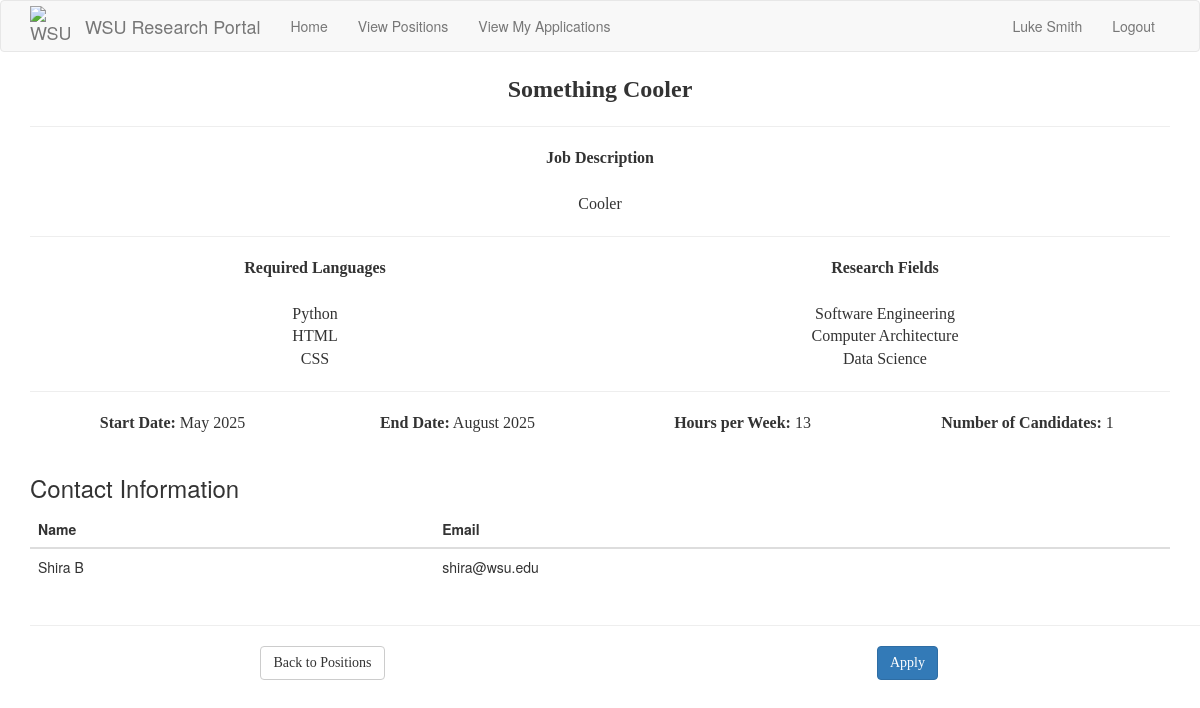
/positions/5 (signed in), run on the app's committed database.
### src/Model/models.py (models this page shows, shortened)
class User(db.Model, UserMixin):
    __tablename__ = 'user'
    id = db.Column(db.Integer, primary_key=True)
    password_hash = db.Column(db.String(128))
    firstname = db.Column(db.String(100))
    lastname = db.Column(db.String(100))
    wsu_id = db.Column(db.String(15), unique = True)
    email = db.Column(db.String(120),unique = True, index = True)
    phone = db.Column(db.String(11),unique = True)
    user_type = db.Column(db.String(50))
    __mapper_args__ = {
        'polymorphic_identity': 'User',
        'polymorphic_on': user_type
    }

class Position(db.Model):
    id = db.Column(db.Integer, primary_key=True)
    title = db.Column(db.String(32), unique=True)
    description = db.Column(db.String(256))
    accepting_applications = db.Column(db.Boolean)
    start_date = db.Column(db.String(256))
    end_date = db.Column(db.String(256))
    work_load = db.Column(db.Integer) # Time commitment.
    languages = db.relationship(
        'Language',
        secondary = positionLanguages,
        primaryjoin = (positionLanguages.c.position_id == id),
        lazy='dynamic',
        overlaps='languages'
    )
    research_fields = db.relationship(
        'Interest',
        secondary=positionInterests,
        primaryjoin=(positionInterests.c.position_id == id),
        lazy='dynamic',
        overlaps='interests'
    )
    candidates = db.Column(db.Integer) # Stores the ID's of the current candidates for the position.
    applications = db.relationship('Application', backref='position') # A position has multiple applications associated to it.
    professor_id = db.Column(db.Integer, db.ForeignKey('professor.id')) # Every position has one professor associated to it.

class Language(db.Model):
    id = db.Column(db.Integer, primary_key=True)
    name = db.Column(db.String(12))
    studentLanguages = db.relationship(
        'Student',
        secondary=studentLanguages,
        primaryjoin=(studentLanguages.c.language_id == id),
        lazy='dynamic',
        overlaps='languages'
    )
    positionLanguages = db.relationship(
        'Position',
        secondary = positionLanguages,
        primaryjoin = (positionLanguages.c.language_id == id),
        lazy = 'dynamic',
        overlaps='languages'
    )

class Interest(db.Model):
    id = db.Column(db.Integer, primary_key=True)
    name = db.Column(db.String(100))
    studentInterests = db.relationship(
        'Student',
        secondary=studentInterests,
        primaryjoin=(studentInterests.c.interest_id == id),
        lazy='dynamic',
        overlaps='interests'
    )
    positionInterests = db.relationship(
        'Position',
        secondary = positionInterests,
        primaryjoin = (positionInterests.c.interest_id == id),
        lazy = 'dynamic',
        overlaps = 'interests'
    )

### src/Controller/position_routes.py (the view)
@routes.route("/positions/<position_id>")
def positions_by_id(position_id):
    position = Position.query.filter_by(id=position_id).first()
    professor = Professor.query.filter_by(id=position.professor_id).first()
    if position is None:
        return render_template("errors/404.html"), 404
    if (current_user.is_anonymous) or ((current_user.user_type == "Professor") and (current_user.id != position.professor_id)):
        return render_template("errors/403.html"), 403
    return render_template("Position Pages/position_page.html", position=position, professor=professor)

### app.py (called while the page is built)
@app.context_processor
def inject_request():
    return dict(request=request)

@app.before_request
def initBD(*args, **kwargs):
    if app.got_first_request:
        db.create_all()
        if Language.query.count() == 0:
            languages = ['Java','C', 'Python', 'C++', 'JavaScript', 'HTML', 'CSS']
            for t in languages:
                db.session.add(Language(name=t))
        db.session.commit()
        if Interest.query.count() == 0:
            interests = ['Software Engineering', 'Artificial intelligence', 'Cyber Security', 'Machine Learning', 'Computer Architecture', 'Data Science']
            for t in interests:
                db.session.add(Interest(name=t))
        db.session.commit()

### src/Model/models.py (called while the page is built)
@login.user_loader
def load_user(id):
    return User.query.get(int(id))

### src/View/templates/Position Pages/position_page.html (shortened to what this page needs)
{% extends "base.html" %}
{% block app_content %}
<link rel="stylesheet" href="{{ url_for('static', filename='classes.css') }}">
<div class="container-fluid">
    <div class="row">
        <div class="col-md-12 title-text">
            <strong>{{ position.title }}</strong>
        </div>
    </div>
    <div class="row">
        <hr>
        <div class="col-md-12 description-text">
            <strong>Job Description</strong> <br><br>
            {{ position.description }}
        </div>
    </div>
    <div class="row">
        <hr>
        <div class="col-md-6 description-text">
            <strong>Required Languages</strong><br><br>
            {% for language in position.languages %}
                {{ language.name }}<br>
            {% endfor %}
        </div>
        <div class="col-md-6 description-text">
            <strong>Research Fields</strong> <br> <br>
            {% for research_field in position.research_fields %}
                {{ research_field.name }}<br>
            {% endfor %}
        </div>
    </div>
    <div class="row">
        <hr>
        <div class="col-md-3 description-text">
            <strong>Start Date:</strong> {{ position.start_date }}
        </div>
        <div class="col-md-3 description-text">
            <strong>End Date:</strong> {{ position.end_date }}
        </div>
        <div class="col-md-3 description-text">
            <strong>Hours per Week:</strong> {{ position.work_load }}
        </div>
        <div class="col-md-3 description-text">
            <strong>Number of Candidates:</strong> {{ position.candidates }}
        </div>
    </div>
</div>
<br>
{% if current_user.user_type == "Student" %}
<h3>Contact Information</h3>
<table class="table">
    <thead>
        <tr>
            <th>Name</th>
            <th>Email</th>
        </tr>
    </thead>
    <tbody>
        <tr>
            <td>{{ professor.firstname }} {{ professor.lastname }}</td>
            <td>{{ professor.email }}</td>
        </tr>
    </tbody>
</table>
{% endif %}
<div class="container">
    <div class="row">
        <hr>
        <div class="col-md-6 description-text">
            <a href="{{ url_for('positions.positions') }}" class="btn btn-default text-center">Back to Positions</a>
        </div>
        {% if position.accepting_applications %}
            {% if current_user.user_type == "Student" %}
            <div class="col-md-6 description-text">
                <a href="{{ url_for('positions.positions_by_id_apply', position_id=position.id) }}" class="btn btn-primary text-center">Apply</a>
            </div>
            {% elif current_user.user_type == "Professor"%}
            <div class="cold-md-6 description-text">
                <a href="{{ url_for('positions.positions_by_id_applicants', position_id=position.id) }}" class="btn btn-primary text-center">View Applicants</a>
            </div>
            {% endif %}
        {% endif %}
    </div>
</div>
{% endblock %}

### src/View/templates/_navbar.html (shortened to what this page needs)
{% block navbar %}
    <nav class="navbar navbar-default">
        <div class="container">
            <div class="navbar-header">
                <a class="navbar-brand" href="{{ url_for('routes.index') }}" style="display: flex; align-items: center;">
                    <img src="{{ url_for('static', filename='wsu-logo.png') }}" alt="WSU Cougarhead" style="width: 40px; height: 40px">
                    <span style="margin-left: 15px;">WSU Research Portal</span>
                </a>
            </div>
            <div class="collapse navbar-collapse" id="bs-example-navbar-collapse-1">
                <ul class="nav navbar-nav">
                        <li {% if request.path == url_for('routes.index') %}class="active"{% endif %}>
                            <a href="{{ url_for('routes.index') }}">Home</a>
                        </li>
                    {% if current_user.user_type == "Professor" %}
                        <li {% if request.path == url_for('positions.positions') %}class="active"{% endif %}>
                            <a href="{{ url_for('positions.positions') }}">View My Positions</a>
                        </li>
                        <li {% if request.path == url_for('positions.create_position') %}class="active"{% endif %}>
                            <a href="{{ url_for('positions.create_position') }}">Create Position</a>
                        </li>
                    {% elif current_user.user_type == "Student" %}
                        <li {% if request.path == url_for('positions.positions') %}class="active"{% endif %}>
                            <a href="{{ url_for('positions.positions') }}">View Positions</a>
                        </li>
                        <li {% if request.path == url_for('routes.my_applications') %}class="active"{% endif %}>
                            <a href="{{ url_for('routes.my_applications') }}">View My Applications</a>
                        </li>
                    {% endif %}
                </ul>
                <ul class="nav navbar-nav navbar-right">
                    {% if current_user.is_anonymous %}
                    <li><a href="{{ url_for('auth.login') }}">Login</a></li>
                    {% else %}
                    <li {% if request.path == url_for('routes.display_profile') %}class="active"{% endif %}>
                        <a href="{{ url_for('routes.display_profile') }}">{{ current_user.firstname }} {{ current_user.lastname }}</a></li>
                    <li><a href="{{ url_for('auth.logout') }}">Logout</a></li>
                    {% endif %}
                </ul>
            </div>
        </div>
    </nav>
{% endblock %}

### src/View/static/classes.css (style rules this page uses)
.title-text { text-align: center; font-size: 24px; font-family: Tahoma; text-align: center; }
.description-text { font-size: 16px; font-family: Tahoma; text-align: center; }

### data on the page
User: firstname "Luke", lastname "Smith"
Position: title "Something Cooler", description "Cooler", start_date "May 2025", end_date "August 2025", work_load "13", candidates "1"
Language: name "Python"
Language: name "HTML"
Language: name "CSS"
Interest: name "Software Engineering"
Interest: name "Computer Architecture"
Interest: name "Data Science"
User: firstname "Shira", lastname "B", email "shira@wsu.edu"
